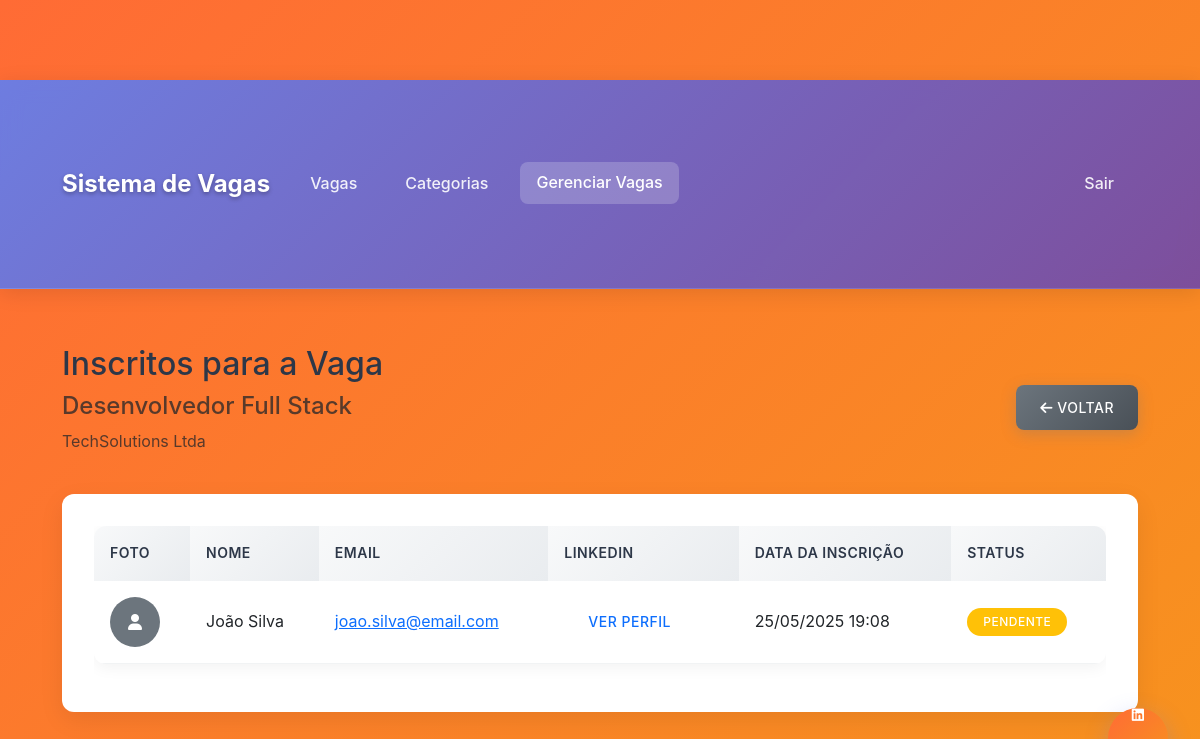
/admin/applicants.php?job_id=21 (signed in), run on an earlier commit of the app's database.
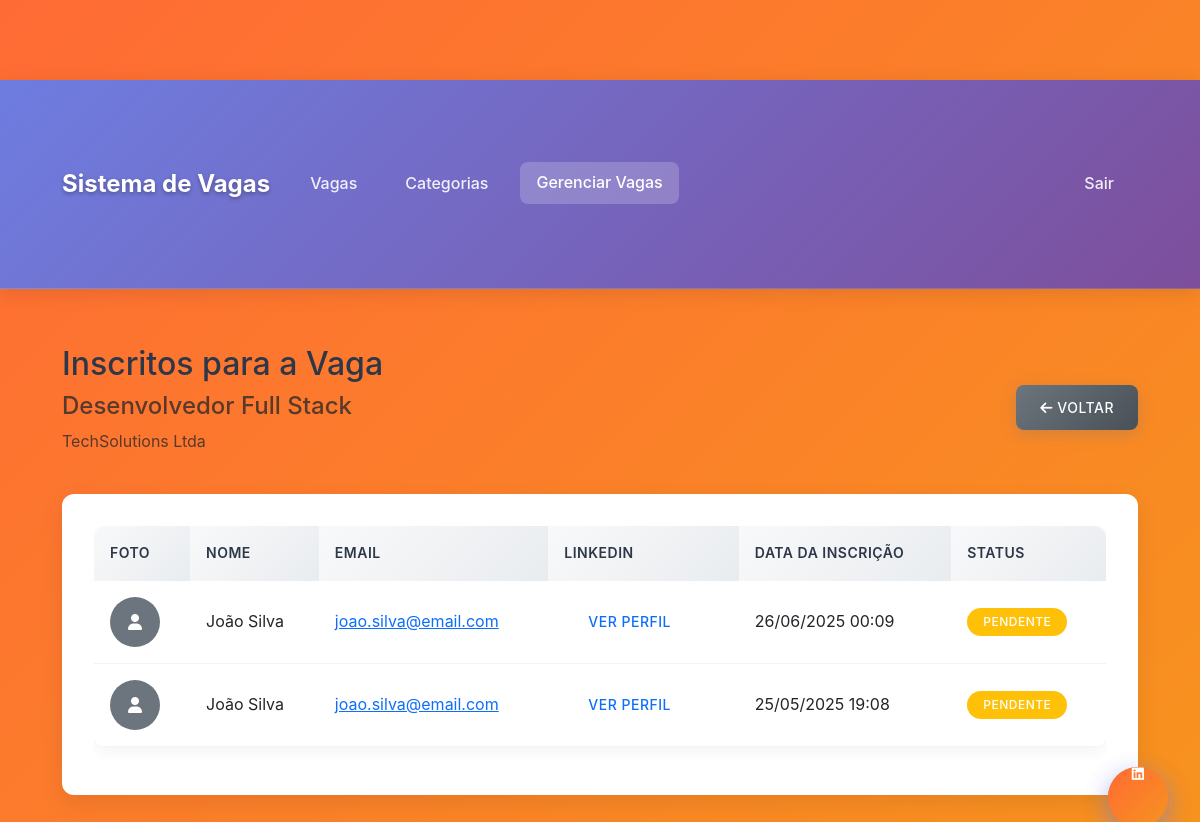
And on a later commit of the database.
### tables this page shows
CREATE TABLE job_postings (
        id INTEGER PRIMARY KEY AUTOINCREMENT,
        title VARCHAR(200) NOT NULL,
        description TEXT NOT NULL,
        requirements TEXT NOT NULL,
        company_name VARCHAR(100) NOT NULL,
        location VARCHAR(100) NOT NULL,
        salary_range VARCHAR(100),
        contact_email VARCHAR(100) NOT NULL,
        contact_phone VARCHAR(20),
        company_logo VARCHAR(255),
        category_id INTEGER,
        is_active BOOLEAN DEFAULT 1,
        created_by INTEGER,
        created_at DATETIME DEFAULT CURRENT_TIMESTAMP,
        FOREIGN KEY (category_id) REFERENCES categories(id),
        FOREIGN KEY (created_by) REFERENCES users(id)
    );

CREATE TABLE job_applications (
        id INTEGER PRIMARY KEY AUTOINCREMENT,
        job_id INTEGER,
        user_id INTEGER,
        status VARCHAR(20) DEFAULT 'pending',
        created_at DATETIME DEFAULT CURRENT_TIMESTAMP,
        FOREIGN KEY (job_id) REFERENCES job_postings(id),
        FOREIGN KEY (user_id) REFERENCES users(id)
    );

CREATE TABLE users (
        id INTEGER PRIMARY KEY AUTOINCREMENT,
        name VARCHAR(100) NOT NULL,
        email VARCHAR(100) NOT NULL UNIQUE,
        password VARCHAR(255) NOT NULL,
        profile_image VARCHAR(255),
        linkedin_url VARCHAR(255),
        role VARCHAR(10) DEFAULT 'user',
        created_at DATETIME DEFAULT CURRENT_TIMESTAMP
    );

### admin/applicants.php (the view, shortened to what this page needs)
<?php
require_once '../config/database.php';
$job_id = $_GET['job_id'];
$stmt = $conn->prepare("SELECT title, company_name FROM job_postings WHERE id = ?");
$stmt->execute([$job_id]);
$job = $stmt->fetch(PDO::FETCH_ASSOC);
$stmt = $conn->prepare("SELECT u.*, ja.status, ja.created_at as application_date
                       FROM job_applications ja
                       JOIN users u ON ja.user_id = u.id
                       WHERE ja.job_id = ?
                       ORDER BY ja.created_at DESC");
$stmt->execute([$job_id]);
$applicants = $stmt->fetchAll(PDO::FETCH_ASSOC);
?>
<!DOCTYPE html>
<html lang="pt-BR">
<head>
    <link href="https://cdn.jsdelivr.net/npm/bootstrap@5.3.0/dist/css/bootstrap.min.css" rel="stylesheet">
    <link href="https://cdnjs.cloudflare.com/ajax/libs/font-awesome/6.0.0/css/all.min.css" rel="stylesheet">
    <link href="../assets/css/style.css" rel="stylesheet">
</head>
<body>
    <nav class="navbar navbar-expand-lg navbar-dark bg-primary">
        <div class="container">
            <a class="navbar-brand" href="../index.php">Sistema de Vagas</a>
            <div class="collapse navbar-collapse" id="navbarNav">
                <ul class="navbar-nav me-auto">
                    <li class="nav-item">
                        <a class="nav-link" href="../index.php">Vagas</a>
                    </li>
                    <li class="nav-item">
                        <a class="nav-link" href="categories.php">Categorias</a>
                    </li>
                    <li class="nav-item">
                        <a class="nav-link active" href="jobs.php">Gerenciar Vagas</a>
                    </li>
                </ul>
                <ul class="navbar-nav">
                    <li class="nav-item">
                        <a class="nav-link" href="../logout.php">Sair</a>
                    </li>
                </ul>
            </div>
        </div>
    </nav>
    <div class="container mt-4">
        <div class="d-flex justify-content-between align-items-center mb-4">
            <div>
                <h2>Inscritos para a Vaga</h2>
                <h4 class="text-muted"><?php echo htmlspecialchars($job['title']); ?></h4>
                <p class="text-muted"><?php echo htmlspecialchars($job['company_name']); ?></p>
            </div>
            <a href="jobs.php" class="btn btn-secondary">
                <i class="fas fa-arrow-left"></i> Voltar
            </a>
        </div>
        <div class="card">
            <div class="card-body">
                <?php if (empty($applicants)): ?>
                    <div class="alert alert-info">
                        Nenhum candidato inscrito para esta vaga ainda.
                    </div>
                <?php else: ?>
                    <div class="table-responsive">
                        <table class="table">
                            <thead>
                                <tr>
                                    <th>Foto</th>
                                    <th>Nome</th>
                                    <th>Email</th>
                                    <th>LinkedIn</th>
                                    <th>Data da Inscrição</th>
                                    <th>Status</th>
                                </tr>
                            </thead>
                            <tbody>
                                <?php foreach ($applicants as $applicant): ?>
                                    <tr>
                                        <td>
                                            <?php if ($applicant['profile_image']): ?>
                                                <img src="../<?php echo htmlspecialchars($applicant['profile_image']); ?>"
                                                     alt="Foto do perfil"
                                                     class="rounded-circle"
                                                     style="width: 50px; height: 50px; object-fit: cover;">
                                            <?php else: ?>
                                                <div class="rounded-circle bg-secondary text-white d-flex align-items-center justify-content-center"
                                                     style="width: 50px; height: 50px;">
                                                    <i class="fas fa-user"></i>
                                                </div>
                                            <?php endif; ?>
                                        </td>
                                        <td><?php echo htmlspecialchars($applicant['name']); ?></td>
                                        <td>
                                            <a href="mailto:<?php echo htmlspecialchars($applicant['email']); ?>">
                                                <?php echo htmlspecialchars($applicant['email']); ?>
                                            </a>
                                        </td>
                                        <td>
                                            <?php if ($applicant['linkedin_url']): ?>
                                                <a href="<?php echo htmlspecialchars($applicant['linkedin_url']); ?>"
                                                   target="_blank"
                                                   class="btn btn-sm btn-outline-primary">
                                                    <i class="fab fa-linkedin"></i> Ver Perfil
                                                </a>
                                            <?php else: ?>
                                                <span class="text-muted">Não informado</span>
                                            <?php endif; ?>
                                        </td>
                                        <td>
                                            <?php echo date('d/m/Y H:i', strtotime($applicant['application_date'])); ?>
                                        </td>
                                        <td>
                                            <span class="badge bg-<?php
                                                echo match($applicant['status']) {
                                                    'pending' => 'warning',
                                                    'reviewed' => 'info',
                                                    'accepted' => 'success',
                                                    'rejected' => 'danger',
                                                    default => 'secondary'
                                                };
                                            ?>">
                                                <?php
                                                    echo match($applicant['status']) {
                                                        'pending' => 'Pendente',
                                                        'reviewed' => 'Em Análise',
                                                        'accepted' => 'Aprovado',
                                                        'rejected' => 'Rejeitado',
                                                        default => 'Desconhecido'
                                                    };
                                                ?>
                                            </span>
                                        </td>
                                    </tr>
                                <?php endforeach; ?>
                            </tbody>
                        </table>
                    </div>
                <?php endif; ?>
            </div>
        </div>
    </div>
</body>
</html>

### assets/css/style.css (style rules this page uses)
:root { --primary-color: #ff6b35; --primary-dark: #e55a2b; --secondary-color: #f7931e; --accent-color: #ffd23f; --success-color: #06ffa5; --warning-color: #ffd23f; --danger-color: #ff6b6b; --info-color: #4ecdc4; --light-color: #ffffff; --dark-color: #2d3748; --text-muted: #4a5568; --border-radius: 12px; --box-shadow: 0 10px 30px rgba(0, 0, 0, 0.1); --transition: all 0.3s cubic-bezier(0.4, 0, 0.2, 1); }
* { margin: 0; padding: 0; box-sizing: border-box; }
body { font-family: 'Inter', -apple-system, BlinkMacSystemFont, 'Segoe UI', Roboto, sans-serif; background: linear-gradient(135deg, #ff6b35 0%, #f7931e 100%); min-height: 100vh; line-height: 1.6; color: var(--dark-color); overflow-x: hidden; padding-top: 80px; }
.navbar { background: linear-gradient(135deg, rgba(102, 126, 234, 0.95) 0%, rgba(118, 75, 162, 0.95) 100%) !important; backdrop-filter: blur(10px); border-bottom: 1px solid rgba(255, 255, 255, 0.1); box-shadow: 0 4px 20px rgba(0, 0, 0, 0.1); padding: 1rem 0; }
.navbar-brand { font-weight: 700; font-size: 1.5rem; color: white !important; text-shadow: 0 2px 4px rgba(0, 0, 0, 0.3); }
.navbar-nav .nav-link { color: rgba(255, 255, 255, 0.9) !important; font-weight: 500; margin: 0 0.5rem; padding: 0.5rem 1rem !important; border-radius: 8px; transition: var(--transition); }
.navbar-nav .nav-link:hover, .navbar-nav .nav-link.active { background: rgba(255, 255, 255, 0.2); color: white !important; transform: translateY(-1px); }
.container { margin-top: 2rem; margin-bottom: 2rem; padding: 2rem; }
.card { border: none; border-radius: var(--border-radius); box-shadow: 0 8px 25px rgba(0, 0, 0, 0.08); transition: var(--transition); overflow: hidden; background: white; }
.card-body { padding: 2rem; }
.btn { border-radius: 8px; font-weight: 500; padding: 0.75rem 1.5rem; transition: var(--transition); border: none; text-transform: uppercase; letter-spacing: 0.5px; font-size: 0.875rem; }
.btn-secondary { background: linear-gradient(135deg, #6c757d 0%, #495057 100%); box-shadow: 0 4px 15px rgba(108, 117, 125, 0.3); }
.table { background: white; border-radius: var(--border-radius); overflow: hidden; box-shadow: 0 4px 15px rgba(0, 0, 0, 0.05); }
.table thead th { background: linear-gradient(135deg, #f8f9fa 0%, #e9ecef 100%); border: none; font-weight: 600; color: var(--dark-color); padding: 1rem; text-transform: uppercase; letter-spacing: 0.5px; font-size: 0.875rem; }
.table tbody tr { transition: var(--transition); }
.table tbody td { padding: 1rem; border-color: #f1f3f4; vertical-align: middle; }
.badge { padding: 0.5rem 1rem; border-radius: 20px; font-weight: 500; text-transform: uppercase; letter-spacing: 0.5px; font-size: 0.75rem; }

What changed in the data, as far as the page shows it:
added job_applications: user.name "João Silva", user.email "joao.silva@email.com", created_at "26/06/2025 00:09", status "PENDENTE"
